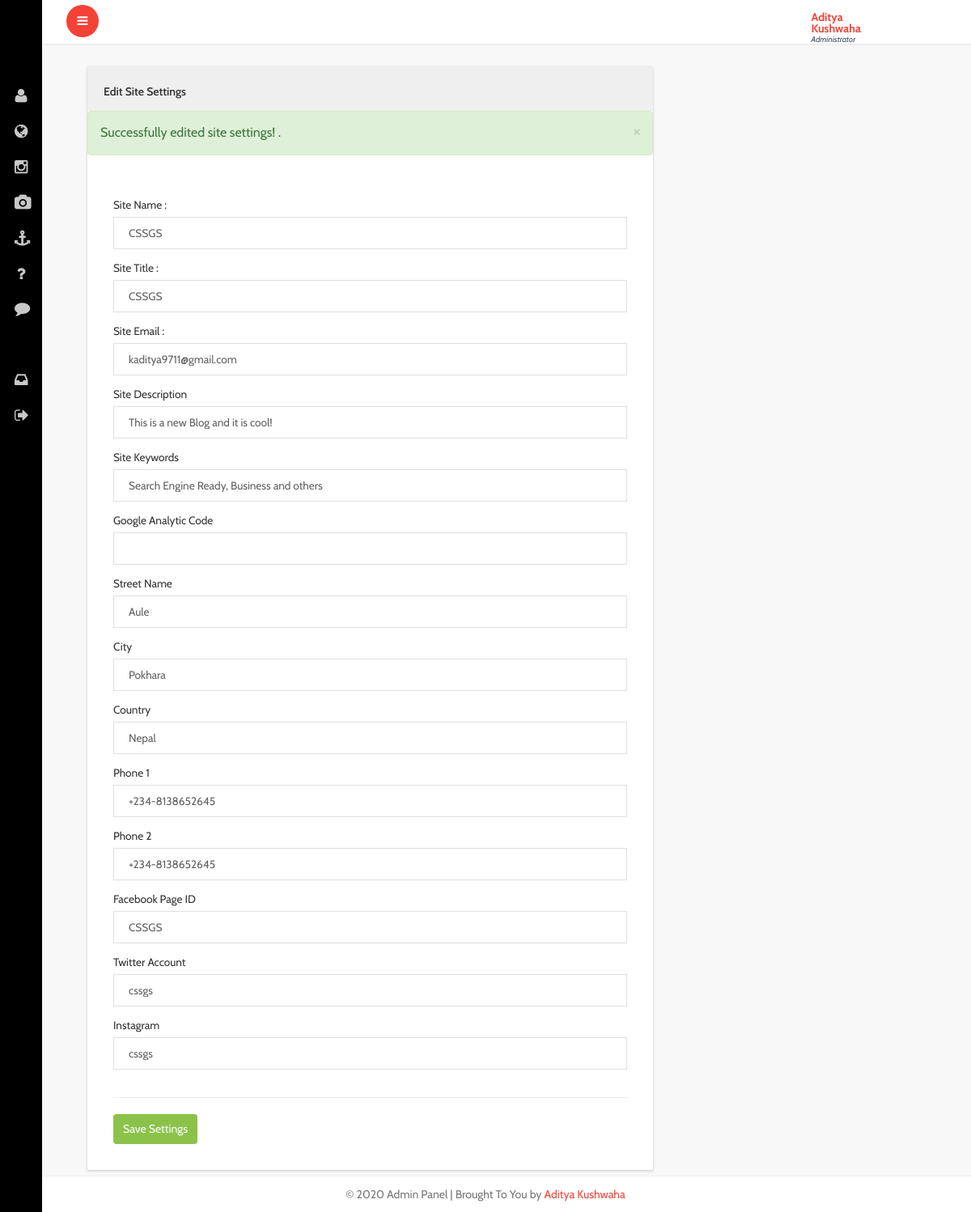
/admin/settings.php?success=true (signed in), run on the app's committed database.
### tables this page shows
CREATE TABLE `settings` (
  `id` int(11) NOT NULL,
  `site_name` varchar(45) NOT NULL,
  `site_title` varchar(60) NOT NULL,
  `email` varchar(60) NOT NULL,
  `site_desc` varchar(350) NOT NULL,
  `site_keyword` varchar(250) NOT NULL,
  `google_code` varchar(1000) NOT NULL,
  `street` varchar(100) NOT NULL,
  `city` varchar(60) NOT NULL,
  `country` varchar(50) NOT NULL,
  `phone` varchar(15) NOT NULL,
  `facebook` varchar(45) NOT NULL,
  `twitter` varchar(34) NOT NULL,
  `linkedin` varchar(45) NOT NULL,
  `status` varchar(25) NOT NULL
);

### admin/settings.php (the view, shortened to what this page needs)
<?php include "header.php"; ?>
<div id="page-wrapper">
	<div class="graphs">
		<div class="xs">
			<div class="col-md-8 inbox_right">
				<div class="Compose-Message">
					<div class="panel panel-default">
						<div class="panel-heading">
							Edit Site Settings
						</div>
						<?php if (get("success")) : ?>
							<div>
								<?= App::message("success", "Successfully edited site settings!") ?>
							</div>
						<?php endif; ?>
						<div class="panel-body panel-body-com-m">
							<?php
							$result = $db->prepare("SELECT * FROM settings");
							$result->execute();
							for ($i = 0; $row = $result->fetch(); $i++) {
							?>
								<form class="com-mail" action="save-setting.php" method="post" enctype="multipart/form-data">
									<label>Site Name : </label>
									<input type="text" name="site_name" value="<?php echo $row['site_name']; ?>" class="form-control1 control3">
									<label>Site Title : </label>
									<input type="text" name="site_title" value="<?php echo $row['site_title']; ?>" class="form-control1 control3">
									<label>Site Email : </label>
									<input type="text" name="email" value="<?php echo $row['email']; ?>" class="form-control1 control3">
									<label>Site Description </label>
									<input type="text" name="site_desc" value="<?php echo $row['site_desc']; ?>" class="form-control1 control3"></textarea>
									<label>Site Keywords </label>
									<input type="text" name="site_keyword" value="<?php echo $row['site_keyword']; ?>" class="form-control1 control3">
									<label>Google Analytic Code </label>
									<input type="text" name="google_code" value="<?php echo $row['google_code']; ?>" class="form-control1 control3"></textarea>
									<label>Street Name</label>
									<input type="text" name="street" value="<?php echo $row['street']; ?>" class="form-control1 control3">
									<label>City </label>
									<input type="text" name="city" value="<?php echo $row['city']; ?>" class="form-control1 control3">
									<label>Country </label>
									<input type="text" name="country" value="<?php echo $row['country']; ?>" class="form-control1 control3">
									<label>Phone 1</label>
									<input type="text" name="phone" value="<?php echo $row['phone']; ?>" class="form-control1 control3">
									<label>Phone 2</label>
									<input type="text" name="linkedin" value="<?php echo $row['linkedin']; ?>" class="form-control1 control3">
									<label>Facebook Page ID</label>
									<input type="text" name="facebook" value="<?php echo $row['facebook']; ?>" class="form-control1 control3">
									<label>Twitter Account </label>
									<input type="text" name="twitter" value="<?php echo $row['twitter']; ?>" class="form-control1 control3">
									<label>Instagram </label>
									<input type="text" name="status" value="<?php echo $row['status']; ?>" class="form-control1 control3">
									<hr>
									<input type="submit" value="Save Settings">
								</form><?php
									}
										?>
						</div>
					</div>
				</div>
			</div>
		</div>
	</div>
</div>
</div>
<?php include "footer.php"; ?>

### admin/footer.php (shortened to what this page needs)
<footer>
   <?php
   $result = $db->prepare("SELECT * FROM settings");
   $result->execute();
   for ($i = 0; $row = $result->fetch(); $i++) {
   ?>
      <p>&copy; 2020 Admin Panel | Brought To You by <a href="https://kaditya97.com.np" target="_blank">Aditya Kushwaha</a></p>
   <?php } ?>
</footer>
</section>
</body>
</html>

### data on the page
settings: site_name "CSSGS", site_title "CSSGS", email "kaditya9711@gmail.com", site_desc "This is a new Blog and it is cool!", site_keyword "Search Engine Ready, Business and others", street "Aule", city "Pokhara", country "Nepal", phone "+234-8138652645", linkedin "+234-8138652645", facebook "CSSGS", twitter "cssgs", status "cssgs"

### other printed values
$_SESSION['SESS_FIRST_NAME'] "Aditya Kushwaha"
$message "Successfully edited site settings!"
